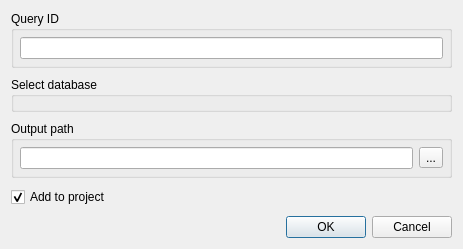
<?xml version="1.0" encoding="UTF-8"?>
<ui version="4.0">
 <class>BlastDBCmdDialog</class>
 <widget class="QDialog" name="BlastDBCmdDialog">
  <property name="geometry">
   <rect>
    <x>0</x>
    <y>0</y>
    <width>463</width>
    <height>214</height>
   </rect>
  </property>
  <property name="sizePolicy">
   <sizepolicy hsizetype="MinimumExpanding" vsizetype="MinimumExpanding">
    <horstretch>0</horstretch>
    <verstretch>0</verstretch>
   </sizepolicy>
  </property>
  <property name="minimumSize">
   <size>
    <width>0</width>
    <height>0</height>
   </size>
  </property>
  <property name="maximumSize">
   <size>
    <width>16777215</width>
    <height>523</height>
   </size>
  </property>
  <property name="windowTitle">
   <string>Fetch Sequences from BLAST Database</string>
  </property>
  <layout class="QGridLayout" name="gridLayout">
   <property name="sizeConstraint">
    <enum>QLayout::SetMinAndMaxSize</enum>
   </property>
   <property name="spacing">
    <number>9</number>
   </property>
   <item row="0" column="0">
    <widget class="QGroupBox" name="groupBox">
     <property name="title">
      <string>Query ID</string>
     </property>
     <layout class="QHBoxLayout" name="horizontalLayout">
      <property name="sizeConstraint">
       <enum>QLayout::SetMinAndMaxSize</enum>
      </property>
      <property name="leftMargin">
       <number>6</number>
      </property>
      <property name="topMargin">
       <number>6</number>
      </property>
      <property name="rightMargin">
       <number>6</number>
      </property>
      <property name="bottomMargin">
       <number>6</number>
      </property>
      <item>
       <widget class="QLineEdit" name="queryIdEdit"/>
      </item>
     </layout>
    </widget>
   </item>
   <item row="2" column="0">
    <widget class="QGroupBox" name="outputGroupBox">
     <property name="title">
      <string>Output path</string>
     </property>
     <layout class="QHBoxLayout" name="horizontalLayout_2">
      <property name="sizeConstraint">
       <enum>QLayout::SetMinAndMaxSize</enum>
      </property>
      <property name="leftMargin">
       <number>6</number>
      </property>
      <property name="topMargin">
       <number>6</number>
      </property>
      <property name="rightMargin">
       <number>6</number>
      </property>
      <property name="bottomMargin">
       <number>6</number>
      </property>
      <item>
       <widget class="QLineEdit" name="outputPathLineEdit">
        <property name="readOnly">
         <bool>false</bool>
        </property>
       </widget>
      </item>
      <item>
       <widget class="QToolButton" name="browseOutputButton">
        <property name="text">
         <string>...</string>
        </property>
       </widget>
      </item>
     </layout>
    </widget>
   </item>
   <item row="1" column="0">
    <widget class="QGroupBox" name="dbSelectorWidget">
     <property name="sizePolicy">
      <sizepolicy hsizetype="Expanding" vsizetype="Expanding">
       <horstretch>0</horstretch>
       <verstretch>0</verstretch>
      </sizepolicy>
     </property>
     <property name="maximumSize">
      <size>
       <width>538</width>
       <height>100</height>
      </size>
     </property>
     <property name="title">
      <string>Select database</string>
     </property>
     <layout class="QVBoxLayout" name="verticalLayout_10">
      <property name="spacing">
       <number>6</number>
      </property>
      <property name="sizeConstraint">
       <enum>QLayout::SetMinAndMaxSize</enum>
      </property>
      <property name="leftMargin">
       <number>6</number>
      </property>
      <property name="topMargin">
       <number>6</number>
      </property>
      <property name="rightMargin">
       <number>6</number>
      </property>
      <property name="bottomMargin">
       <number>6</number>
      </property>
     </layout>
    </widget>
   </item>
   <item row="4" column="0">
    <widget class="QDialogButtonBox" name="buttonBox">
     <property name="standardButtons">
      <set>QDialogButtonBox::Cancel|QDialogButtonBox::Ok</set>
     </property>
    </widget>
   </item>
   <item row="3" column="0">
    <widget class="QCheckBox" name="addToProjectBox">
     <property name="enabled">
      <bool>true</bool>
     </property>
     <property name="text">
      <string>Add to project</string>
     </property>
     <property name="checked">
      <bool>true</bool>
     </property>
    </widget>
   </item>
  </layout>
  <zorder>buttonBox</zorder>
  <zorder>dbSelectorWidget</zorder>
  <zorder>groupBox</zorder>
  <zorder>addToProjectBox</zorder>
  <zorder>outputGroupBox</zorder>
 </widget>
 <resources/>
 <connections>
  <connection>
   <sender>buttonBox</sender>
   <signal>accepted()</signal>
   <receiver>BlastDBCmdDialog</receiver>
   <slot>accept()</slot>
   <hints>
    <hint type="sourcelabel">
     <x>268</x>
     <y>258</y>
    </hint>
    <hint type="destinationlabel">
     <x>268</x>
     <y>139</y>
    </hint>
   </hints>
  </connection>
  <connection>
   <sender>buttonBox</sender>
   <signal>rejected()</signal>
   <receiver>BlastDBCmdDialog</receiver>
   <slot>reject()</slot>
   <hints>
    <hint type="sourcelabel">
     <x>268</x>
     <y>258</y>
    </hint>
    <hint type="destinationlabel">
     <x>268</x>
     <y>139</y>
    </hint>
   </hints>
  </connection>
 </connections>
</ui>
